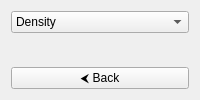
<?xml version="1.0" encoding="UTF-8"?>
<ui version="4.0">
    <class>RegressionPlotOutputPage</class>
    <widget class="QWidget" name="RegressionPlotOutputPage">
        <layout class="QVBoxLayout" name="verticalLayout">
            <item>
                <widget class="QComboBox" name="propertyComboBox">
                    <item>
                        <property name="text">
                            <string>Density</string>
                        </property>
                    </item>
                    <item>
                        <property name="text">
                            <string>Viscosity</string>
                        </property>
                    </item>
                    <item>
                        <property name="text">
                            <string>Thermal conductivity</string>
                        </property>
                    </item>
                    <item>
                        <property name="text">
                            <string>Specific heat</string>
                        </property>
                    </item>
                    <item>
                        <property name="text">
                            <string>Enthalpy</string>
                        </property>
                    </item>
                    <item>
                        <property name="text">
                            <string>Entropy</string>
                        </property>
                    </item>
                </widget>
            </item>
            <item>
                <widget class="QWidget" name="plotWidget">
                    <layout class="QVBoxLayout" name="plotLayout">
                    </layout>
                </widget>
            </item>
            <item>
                <widget class="QPushButton" name="backButton">
                    <property name="text">
                        <string>&#x2B9C; Back</string>
                    </property>
                    <property name="toolTip">
                        <string>Go back to linear regression page</string>
                    </property>
                </widget>
            </item>
        </layout>
    </widget>
</ui>
